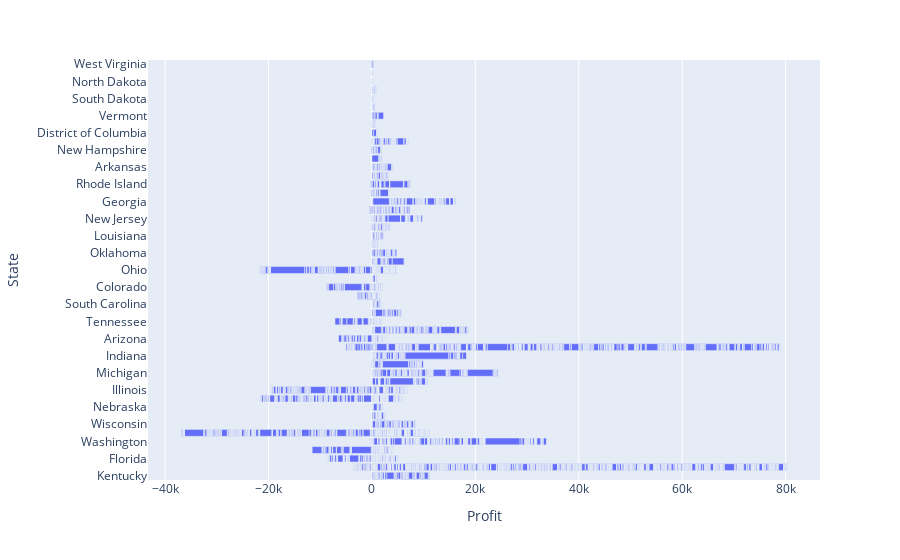

The notebook cell this image was saved under:
### Code cell
import plotly.express as px

px.bar(filtered, x='Profit', y='State')

### Figure 1 — Plotly figure (JSON) as saved in the notebook; plotly's stock layout.template omitted (floating-point values rounded to 4 significant figures; data arrays with more than 128 entries replaced by an {"elided": "..."} marker saying what was removed)
{"data": [{"hovertemplate": "Profit=%{x}<br>State=%{y}<extra></extra>", "legendgroup": "", "marker": {"color": "#636efa", "pattern": {"shape": ""}}, "name": "", "orientation": "h", "showlegend": false, "textposition": "auto", "type": "bar", "x": {"elided": "9994 float values"}, "xaxis": "x", "y": {"elided": "9994 str values"}, "yaxis": "y"}], "layout": {"barmode": "relative", "legend": {"tracegroupgap": 0}, "margin": {"t": 60}, "xaxis": {"anchor": "y", "domain": [0, 1], "title": {"text": "Profit"}}, "yaxis": {"anchor": "x", "domain": [0, 1], "title": {"text": "State"}}}}
